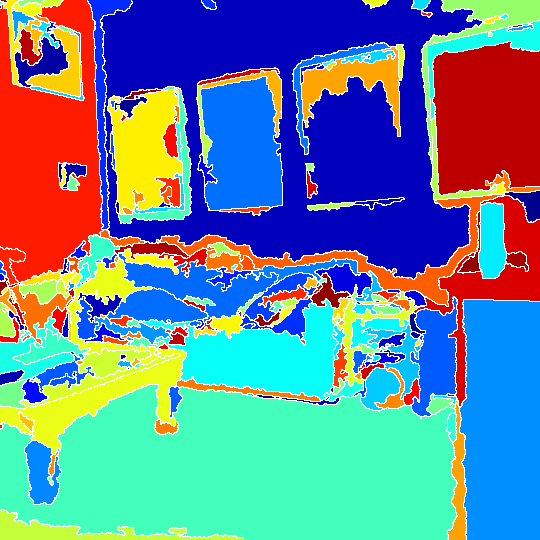
%> input picture results/active_vision/000210000010101.png, 540 x 540 px, given in place of 000210000010101.jpg, which was not available
$ octave test_crop.m   (GNU Octave 9; MATLAB toolbox functions it lacks are replaced by stand-ins)
%> lines starting %> are read from the running program, lines starting %| are printed output that depends on the picture; pictures that were not available may be replaced by others from this repository, and a replacement may not be noted
scaleImage = 2;
imageRgbOriginal = imread('datasets/selection/active_vision/rgb/000210000010101.jpg');
%> imageRgbOriginal is the input picture: size 540x540x3 uint8; mean R, G, B 100, 135.9, 156.5
imageDepthOriginal = imread('datasets/selection/active_vision/depth/000210000010101.png');

%1440	1080
imageRgb = imcrop(imageRgbOriginal, [240 1 1439 1080]);
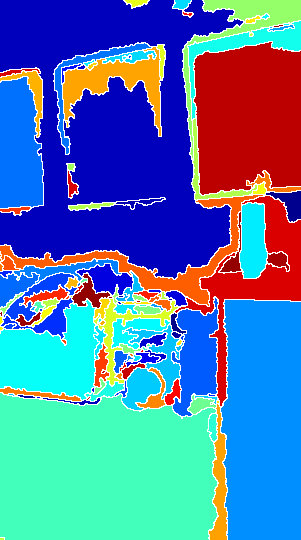
%> imageRgb: size 540x301x3 uint8; mean R, G, B 76.6, 122.3, 170.2
imageDepth = imcrop(imageDepthOriginal, [240 1 1439 1080]);

rgb = imresize(imageRgb, size(imageRgb(:,:,1))/scaleImage, 'nearest');
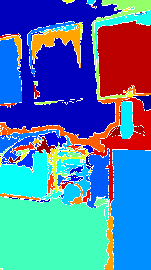
%> rgb: size 270x151x3 uint8; mean R, G, B 76.6, 122.6, 170.3
depth = imresize(imageDepth, size(imageDepth(:,:,1))/scaleImage, 'nearest');

imwrite(imageRgbOriginal, strcat('rgb_original.png'));
imwrite(imageRgb, strcat('rgb_cropped.png'));
imwrite(rgb, strcat('rgb_cropped_resized.png'));
imwrite(depth, strcat('d_cropped_resized.png'));

$ run again, with results/active_vision/000210000020101.png copied over results/active_vision/000210000010101.png
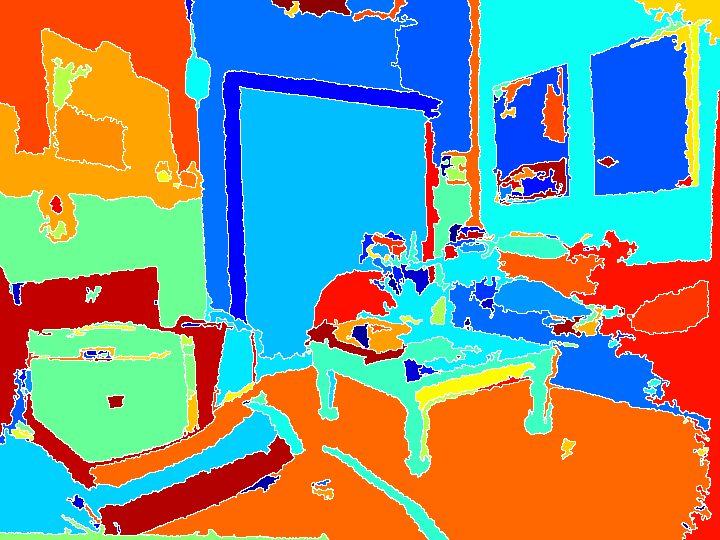
%> input picture results/active_vision/000210000020101.png, 720 x 540 px, given in place of 000210000010101.jpg, which was not available
%> imageRgbOriginal is the input picture: size 540x720x3 uint8; mean R, G, B 130.4, 148.2, 137.1
%> `imageRgb = imcrop(imageRgbOriginal, [240 1 1439 1080]);`:
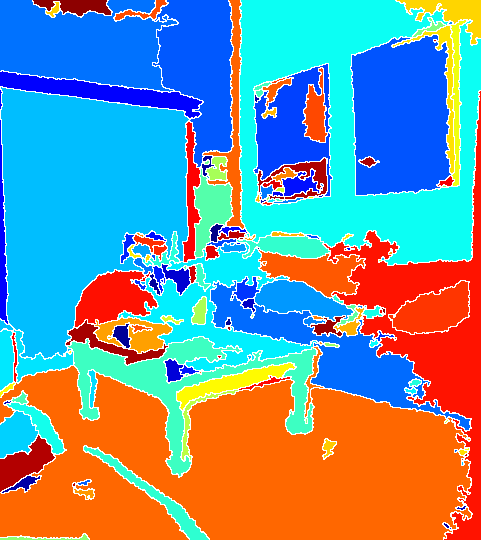
%> imageRgb: size 540x481x3 uint8; mean R, G, B 116.7, 145.8, 153.7
%> `rgb = imresize(imageRgb, size(imageRgb(:,:,1))/scaleImage, 'nearest');`:
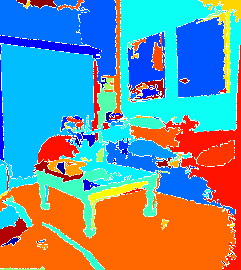
%> rgb: size 270x241x3 uint8; mean R, G, B 116.6, 145.6, 153.4

$ run again, with results/active_vision/000210000030101.png copied over results/active_vision/000210000010101.png
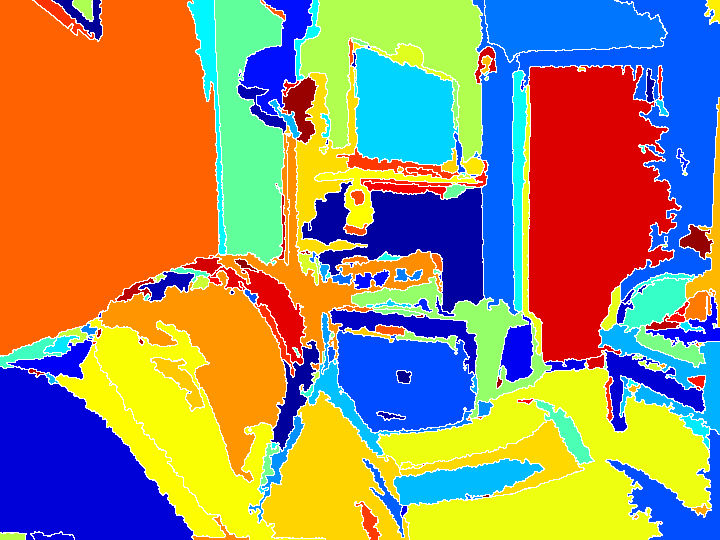
%> input picture results/active_vision/000210000030101.png, 720 x 540 px, given in place of 000210000010101.jpg, which was not available
%> imageRgbOriginal is the input picture: size 540x720x3 uint8; mean R, G, B 156.7, 138, 104.7
%> `imageRgb = imcrop(imageRgbOriginal, [240 1 1439 1080]);`:
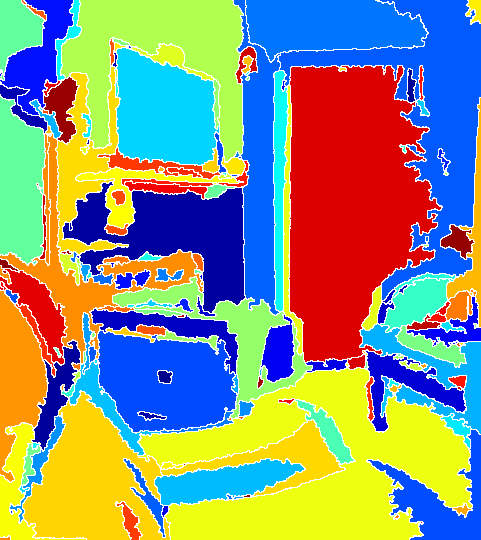
%> imageRgb: size 540x481x3 uint8; mean R, G, B 137.9, 146.7, 126.1
%> `rgb = imresize(imageRgb, size(imageRgb(:,:,1))/scaleImage, 'nearest');`:
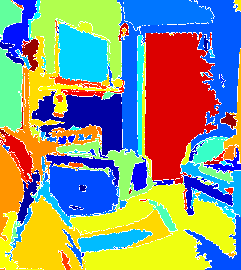
%> rgb: size 270x241x3 uint8; mean R, G, B 138.1, 146.8, 125.9

$ run again, with results/active_vision/000210000040101.png copied over results/active_vision/000210000010101.png
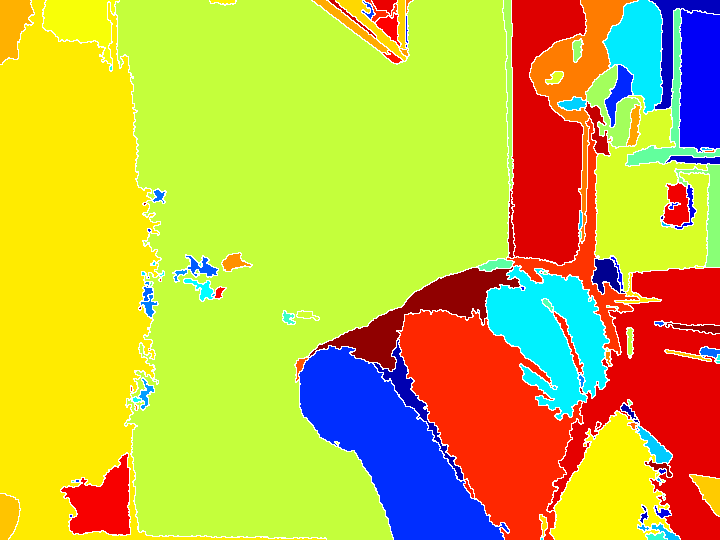
%> input picture results/active_vision/000210000040101.png, 720 x 540 px, given in place of 000210000010101.jpg, which was not available
%> imageRgbOriginal is the input picture: size 540x720x3 uint8; mean R, G, B 195.5, 185.6, 64
%> `imageRgb = imcrop(imageRgbOriginal, [240 1 1439 1080]);`:
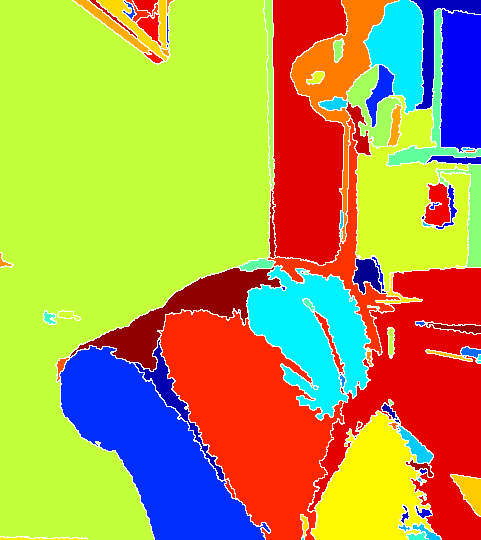
%> imageRgb: size 540x481x3 uint8; mean R, G, B 178.7, 160.4, 79.6
%> `rgb = imresize(imageRgb, size(imageRgb(:,:,1))/scaleImage, 'nearest');`:
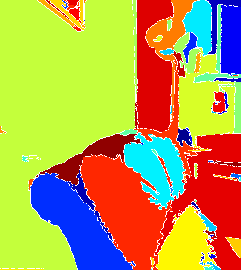
%> rgb: size 270x241x3 uint8; mean R, G, B 178.9, 160.5, 79.7
